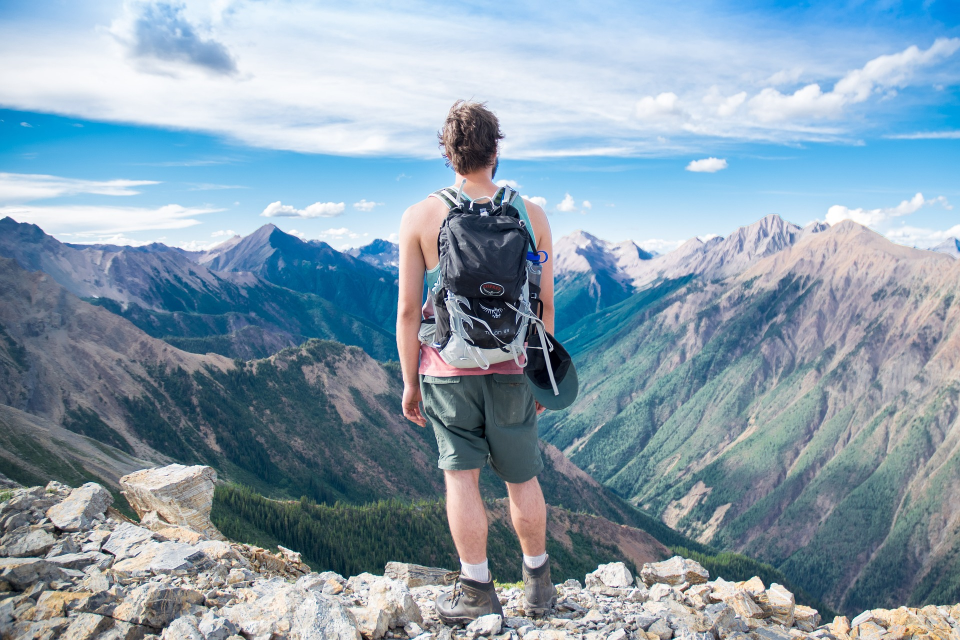
#> input picture Chapter05. 크롤링, 이미지처리, 데이터분석 시각화 프로그램 만들기/24. 사진을 그림으로 변환하기(OpenCV)/여행사진.jpg, 1920 x 1280 px (shown at 1/2 size)
$ python main24-1.py
#> lines starting #> are read from the running program, lines starting #| are printed output that depends on the picture
import numpy as np
import cv2

ff = np.fromfile(r'C:\Users\ehdgn\PycharmProjects\파이썬과 40개의 작품들\Chapter05. 크롤링, 이미지처리, 데이터분석 시각화 프로그램 만들기\24. 사진을 그림으로 변환하기(OpenCV)\여행사진.jpg', np.uint8)
img = cv2.imdecode(ff, cv2.IMREAD_UNCHANGED)
#> img is the input picture: shape (1280, 1920, 3); mean B, G, R 173.6, 157.8, 136.1
img = cv2.resize(img, dsize=(0, 0), fx=1.0, fy=1.0, interpolation=cv2.INTER_LINEAR)

# sigma_s 값과 sigma_r 값을 조절하여 이미지를 그림화한다.
cartoon_img = cv2.stylization(img, sigma_s=100, sigma_r=0.1)
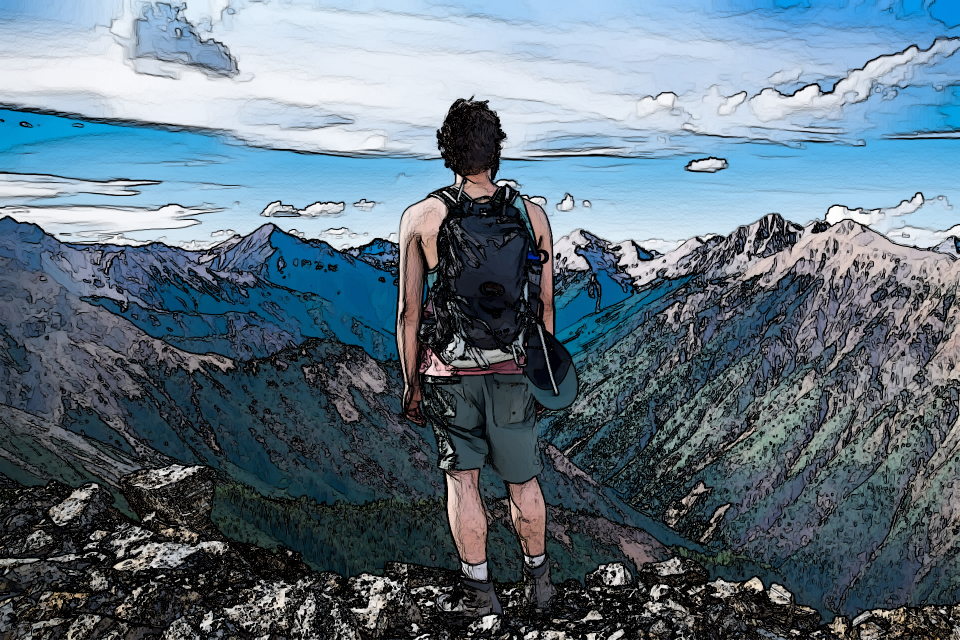
#> cartoon_img: shape (1280, 1920, 3) (shown at 1/2 size); mean B, G, R 127.4, 114.2, 96

cv2.imshow('cartoon view', cartoon_img)
cv2.waitKey(0)
cv2.destroyAllWindows()
